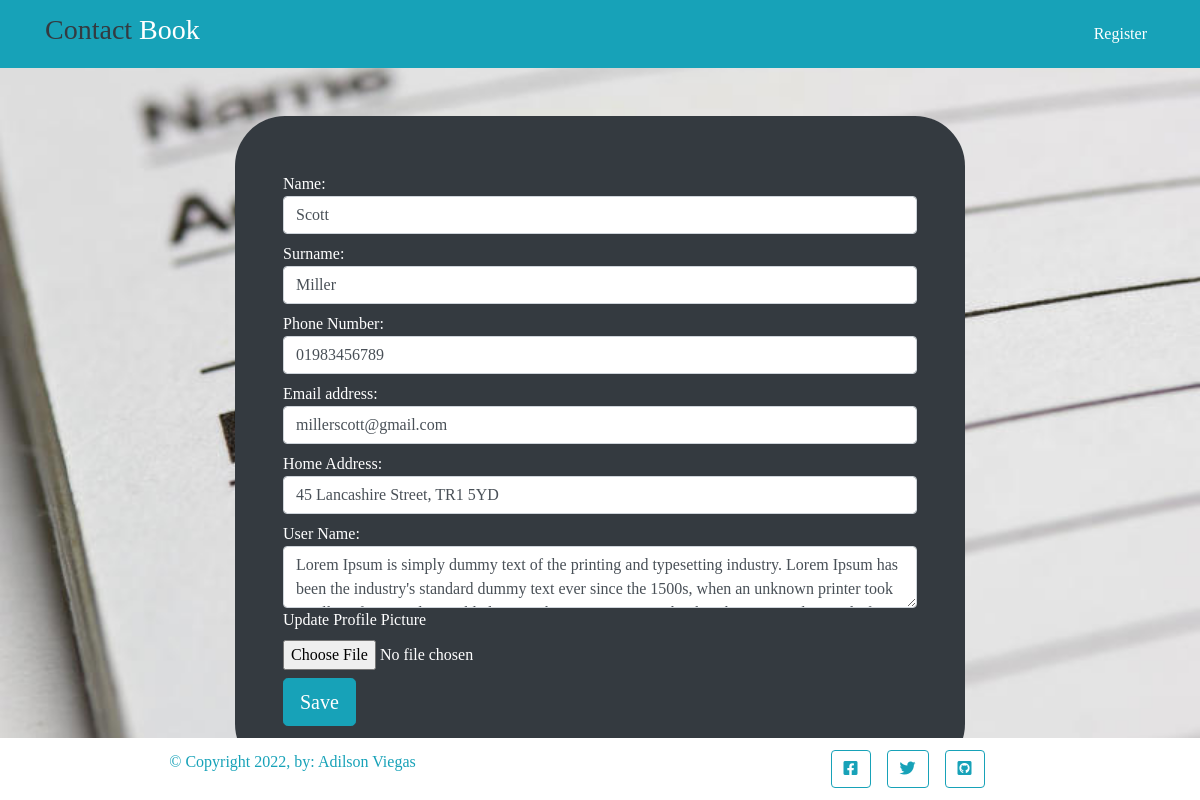
The app's page /contacts/edit/1, older data.
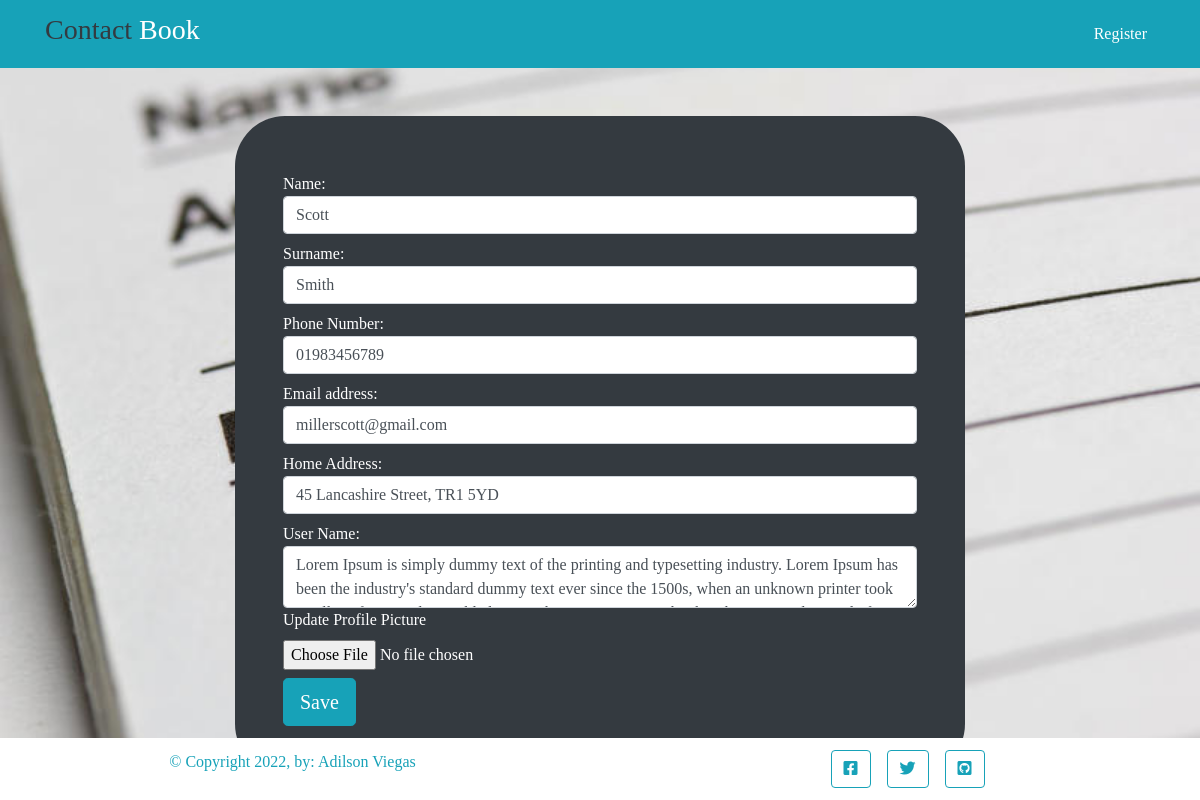
The same page, newer data.
### app.py (models this page shows)
class Contacts(db.Model):
    id = db.Column(db.Integer(), primary_key=True)
    name = db.Column(db.String(length=30), nullable=False)
    surname = db.Column(db.String(length=30), nullable=False)
    phone_number = db.Column(db.String(length=14), nullable=False)
    email_address = db.Column(db.String(length=12),
                              nullable=False)
    home_address = db.Column(db.String(length=20), nullable=False)
    description = db.Column(db.String(length=1024),
                            nullable=False)
    picture = db.Column(db.String(length=20),
                        nullable=True, default='default.png')
    owner = db.Column(db.Integer(), db.ForeignKey('users.id'))

### app.py (the view, shortened to what this page needs)
@app.route('/contacts/edit/<id>', methods=['GET', 'POST'])
def edit_contact(id):
    contact = Contacts.query.filter(Contacts.id == id).first()
    form = ContactForm()
    form.name.data = contact.name
    form.surname.data = contact.surname
    form.phone.data = contact.phone_number
    form.email_address.data = contact.email_address
    form.home_address.data = contact.home_address
    form.description.data = contact.description
    return render_template('edit_contact.html', form=form)

### app.py
class ContactForm(FlaskForm):
    name = StringField(label='Name:', validators=[DataRequired()])
    surname = StringField(label='Surname:',
                          validators=[DataRequired()])
    phone = TelField(label='Phone Number:', validators=[
                     Length(min=11, max=15), DataRequired()])
    email_address = StringField(
        label='Email address:', validators=[DataRequired()])
    home_address = StringField(
        label='Home Address:', validators=[DataRequired()])
    description = TextAreaField(
        label='User Name:', validators=[DataRequired()])
    picture = FileField(label="Update Profile Picture",
                        validators=[FileAllowed(['jpg', 'png'])])
    submit = SubmitField('Save')

### templates/edit_contact.html
{% extends 'base.html' %} {% block title%} Edit Contact {% endblock%} {% block
section%}
<div class="container">
  <div class="row">
    <div class="col-2"></div>
    <div class="col-8">
      <form
        class="bg-dark mt-5 p-5 edt_con text-white"
        method="post"
        enctype="multipart/form-data"
      >
        {{ form.hidden_tag() }} {{form.name.label(class="mb-0 mt-2")}}
        {{form.name(class="form-control", placeholder="Name")}}
        {{form.surname.label(class="mb-0 mt-2")}}
        {{form.surname(class="form-control", placeholder="Surname")}}
        {{form.phone.label(class="mb-0 mt-2")}}
        {{form.phone(class="form-control", placeholder="Phone Number")}}
        {{form.email_address.label(class="mb-0 mt-2")}}
        {{form.email_address(class="form-control", placeholder="Email
        Address")}} {{form.home_address.label(class="mb-0 mt-2")}}
        {{form.home_address(class="form-control", placeholder="Home Address")}}
        {{form.description.label(class="mb-0 mt-2")}}
        {{form.description(class="form-control", placeholder="Description")}}
        {{form.picture.label()}} {{form.picture(class="form-control-file")}} {{
        form.submit(class="btn btn-lg mt-2 btn-info") }}
      </form>
    </div>
    <div class="col-2"></div>
  </div>
</div>
{%endblock%}

Row changes from the older to the newer data that the page shows:
changed Contacts "Scott": surname "Miller" → "Smith"
